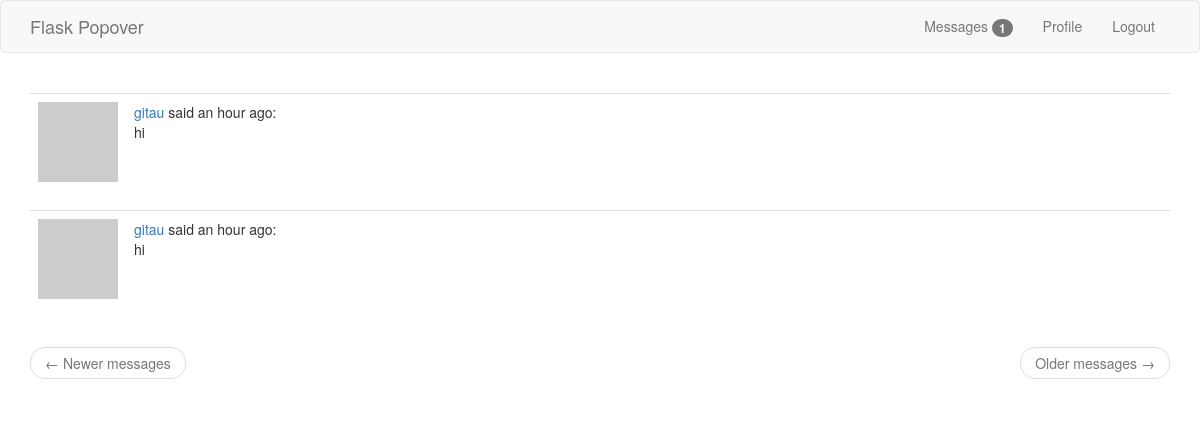
Screenshot of /messages (signed in) with the database file from the repository.
### app/models.py (models this page shows, shortened)
class Message(db.Model):
    id = db.Column(db.Integer, primary_key=True)
    sender_id = db.Column(db.Integer, db.ForeignKey('user.id'))
    recipient_id = db.Column(db.Integer, db.ForeignKey('user.id'))
    body = db.Column(db.String(140))
    timestamp = db.Column(db.DateTime, index=True, default=datetime.utcnow)

class User(UserMixin, db.Model):
    __table_name__ = 'users'
    id = db.Column(db.Integer, primary_key=True)
    username = db.Column(db.String(64), index=True, unique=True)
    email = db.Column(db.String(64), index=True, unique=True)
    password_hash = db.Column(db.String(128))
    about_me = db.Column(db.String(120))
    last_seen = db.Column(db.DateTime, default=datetime.utcnow)
    posts = db.relationship('Post', backref='author', lazy='dynamic')
    messages_sent = db.relationship(
        'Message',
        foreign_keys='Message.sender_id',
        backref='author',
        lazy='dynamic')
    messages_received = db.relationship(
        'Message',
        foreign_keys='Message.recipient_id',
        backref='recipient',
        lazy='dynamic')
    last_message_read_time = db.Column(db.DateTime)
    def avatar(self, size):
        digest = md5(self.email.lower().encode('utf-8')).hexdigest()
        return f'https://www.gravatar.com/avatar/{digest}?d=identicon&s={size}'
    def new_messages(self):
        last_read_time = self.last_message_read_time or datetime(1900, 1, 1)
        return Message.query.filter_by(recipient=self).filter(
            Message.timestamp > last_read_time).count()

### app/routes.py (the view)
@app.route('/messages')
@login_required
def messages():
    current_user.last_message_read_time = datetime.utcnow()
    db.session.commit()
    page = request.args.get('page', 1, type=int)
    messages = current_user.messages_received.order_by(
        Message.timestamp.desc()).paginate(
            page, app.config['POSTS_PER_PAGE'], False)
    next_url = url_for('messages', page=messages.next_num) \
        if messages.has_next else None
    prev_url = url_for('message', page=messages.prev_num) \
        if messages.has_prev else None
    return render_template(
        'messages.html',
        messages=messages.items,
        next_url=next_url,
        prev_url=prev_url)

### app/models.py (called while the page is built)
@login.user_loader
def load_user(id):
    return User.query.get(int(id))

### app/routes.py (called while the page is built)
@app.before_request
def before_request():
    if current_user.is_authenticated:
        current_user.last_seen = datetime.utcnow()
        db.session.commit()

### app/templates/messages.html (shortened to what this page needs)
{% extends 'base.html' %}
{% import 'bootstrap/wtf.html' as wtf %}
{% block app_context %}
<div class="row">
    <div class="col-md-12 text-center">
    </div>
</div>
<div class="row">
    <div class="col-sm-12">
        {% for post in messages %}
            {% include '_posts.html' %}
        {% endfor %}
    </div>
</div>
<nav aria-label="...">
    <ul class="pager">
        <li class="previous{% if not prev_url %} disabled{% endif %}">
            <a href="{{ prev_url or '#' }}">
                <span aria-hidden="true">&larr;</span> Newer messages
            </a>
        </li>
        <li class="next{% if not next_url %} disabled{% endif %}">
            <a href="{{ next_url or '#' }}">
                Older messages <span aria-hidden="true">&rarr;</span>
            </a>
        </li>
    </ul>
</nav>
{% endblock %}

### app/templates/_posts.html
<table class="table table-hover">
    <tr valign='top'>
        <td width='70px'>
            <img src=" {{ post.author.avatar(36) }} ">
        </td>
        <td>
            <span class="user_popup">
                <a href="{{ url_for('user', username=post.author.username) }}">
                    {{ post.author.username }}
                </a>
            </span>
            said
            <span>
            {{ moment(post.timestamp).fromNow() }}:
            </span><br>
            <span>
                {{ post.body }}
            </span>
        </td>
    </tr>
</table>

### rows the page displays
Message: author.username "gitau", timestamp "an hour ago", body "hi"
Message: author.username "gitau", timestamp "an hour ago", body "hi"

### other values shown
{{ new_messages }} "1"
